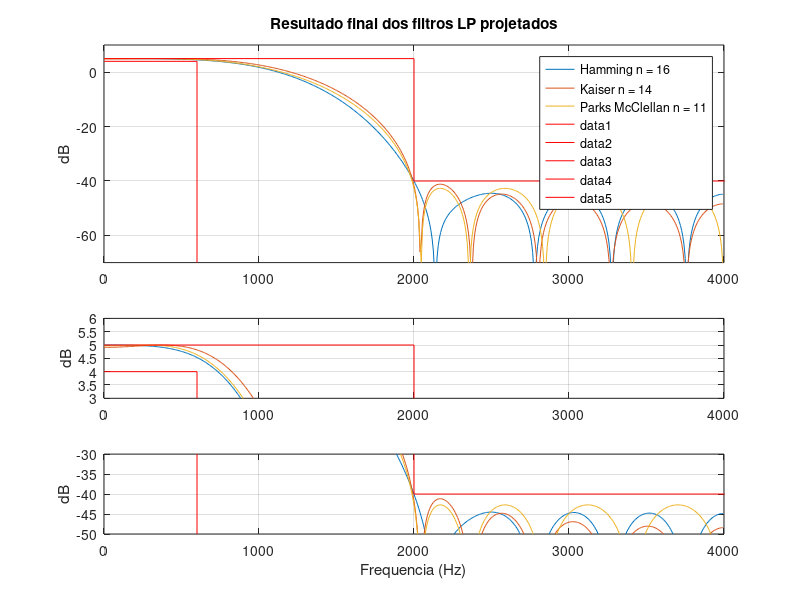

Source code (MATLAB):
clear all
close all
clc

% Comparacao dos filtros LP com janela fixa, ajustavel e Parks McClellan

% Dados iniciais
f1 = 600; 
f2 = 2000; 
fa = 8000;
fN = fa/2;
Ap = 1; 
As = 45;
Apa = Ap/2;
Gtopo = 5;
Gp = 4;
Gs = -40;

fp = f1;
fs = f2;
wp = fp/fN;
ws = fs/fN;

fva = [wp wp 0 0 ws ws 1];
Amin_a = -Gs+30;
mva = [-Amin_a Gp Gp Gtopo Gtopo Gs Gs];

%% Janela Fixa
wc = (ws+wp)/2;
n_fixa = 16;
M = n_fixa/2;

CLP = wc*sinc(wc*(-M:M));
bHamming = CLP.*hamming(2*M+1)';

% Primeiro ajuste
wpm = 0.214;
wsm = 0.5285;  
Dwp = wpm - wp;
Dws = wsm - ws;
Dwm = -Dws;
wc = (ws+wp)/2+Dwm;
CLP = wc*sinc(wc*(-M:M));
bHamming = CLP.*hamming(2*M+1)';

% Segundo ajuste
wpm = 0.186;
wsm = 0.5005; 
Dwp = wpm - wp;
Dws = wsm - ws;
Dwm = -Dws;
wc= wc+Dwm;
CLP = wc*sinc(wc*(-M:M));
bHamming = CLP.*hamming(2*M+1)';

bHamming = bHamming/(10^(0.0434/20));
bHamming_ajustado = bHamming*10^(Gtopo/20);

%% Janela Ajustavel

Dw = abs(ws-wp);
alpha = As-Ap;
beta = (0.5842*(alpha-21)^0.4)+(0.07886*(alpha-21));
n = ceil(((alpha-8)/(2.285*Dw*pi))+1);

ftype = 'low';
n_ajustavel = n-2;
L = n_ajustavel+1;

wpm = 0.216;
wsm = 0.505;
Dwp = wpm-wp;
Dws = wsm-ws;
Dwm = (Dwp-Dws)/2;
wc = (wp+ws)/2-Dwm;

wsm2 = 0.4768;
Dws2 = ws-wsm2;
wc2 = wc+Dws2;
h_low = fir1(n_ajustavel,wc2,ftype,kaiser(L,beta),'noscale');

h_low = h_low/(10^(0.048/20));
kaiser_ajustado = h_low*10^(Gtopo/20);

%% Parks McClellan

f = [fp fs];    
a = [1 0];        
dev = [(10^(Apa/20)-1)/(10^(Apa/20)+1)  10^(-As/20)]; 
[n,fo,ao,w] = firpmord(f,a,dev,fa);
n_PM = 11;
w = [1 5]';
b_PM = firpm(n_PM,fo,ao,w);

b_PM = b_PM/(10^(0.1812/20));
PM_ajustado = b_PM*10^(Gtopo/20);

%% Comparando os filtros

% Magnitude
subplot(4,1,1:2)
[H1,w1] = freqz(bHamming_ajustado);
plot(w1*fa/2/pi,20*log10(abs(H1))); grid on;
xlim([0 2*fs])
ylim([-Amin_a Gtopo+5])
hold on
[H2,w2] = freqz(kaiser_ajustado);
plot(w2*fa/2/pi,20*log10(abs(H2))); grid on;
hold on
[H3,w3] = freqz(PM_ajustado);
plot(w3*fa/2/pi,20*log10(abs(H3))); grid on;
legend(['Hamming n = ', num2str(n_fixa)],['Kaiser n = ', num2str(n_ajustavel)],['Parks McClellan n = ', num2str(n_PM)]);
title('Resultado final dos filtros LP projetados')
ylabel('dB')

line([1 fp],[Gp Gp],'Color','red')
line([fp fp],[Gp -Amin_a],'Color','red')
line([1 fs],[Gtopo Gtopo],'Color','red')
line([fs fs],[Gtopo Gs],'Color','red')
line([fs 10e3],[Gs Gs],'Color','red')
hold on 

% Detalhe banda de passagem
subplot(413)
plot(w1*fa/2/pi,20*log10(abs(H1))); grid on;
xlim([0 2*fs])
ylim([Gp-1 Gtopo+1])
hold on
plot(w2*fa/2/pi,20*log10(abs(H2))); grid on;
hold on
plot(w3*fa/2/pi,20*log10(abs(H3))); grid on;
ylabel('dB')

line([1 fp],[Gp Gp],'Color','red')
line([fp fp],[Gp -Amin_a],'Color','red')
line([1 fs],[Gtopo Gtopo],'Color','red')
line([fs fs],[Gtopo Gs],'Color','red')
line([fs 10e3],[Gs Gs],'Color','red')
hold on 

% Detalhe banda de rejeicao
subplot(414)
plot(w1*fa/2/pi,20*log10(abs(H1))); grid on;
xlim([0 2*fs])
ylim([Gs-10 Gs+10])
hold on
plot(w2*fa/2/pi,20*log10(abs(H2))); grid on;
hold on
plot(w3*fa/2/pi,20*log10(abs(H3))); grid on;
ylabel('dB')
xlabel('Frequencia (Hz)')

line([1 fp],[Gp Gp],'Color','red')
line([fp fp],[Gp -Amin_a],'Color','red')
line([1 fs],[Gtopo Gtopo],'Color','red')
line([fs fs],[Gtopo Gs],'Color','red')
line([fs 10e3],[Gs Gs],'Color','red')
hold on 
